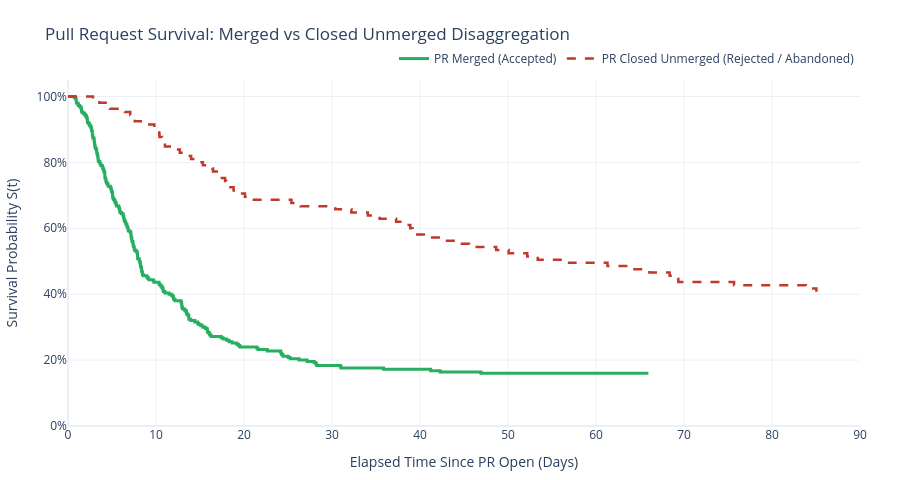

Source (notebook cell):
### Markdown cell above
## Visualization 2: PR Resolution Disaggregation (Merged vs Closed Unmerged)

Directly addresses Cali Dolfi's core conceptual question on the whiteboard:
> *"Should merge be separate?"*

In healthy open-source communities, pull requests that successfully merge follow an active, collaborative turnaround path, whereas pull requests that close unmerged often stall, linger, or sit abandoned before final triage. Disaggregating the curves verifies this divergence.

### Code cell
def plot_pr_merged_vs_unmerged_survival(cohorts: dict, max_days: float = 90.0):
    fig = go.Figure()
    
    km_merged = compute_km_curve(cohorts["pr_merged"][0], cohorts["pr_merged"][1], max_days=max_days)
    km_unmerged = compute_km_curve(cohorts["pr_unmerged"][0], cohorts["pr_unmerged"][1], max_days=max_days)
    
    fig.add_trace(go.Scatter(
        x=km_merged["timeline"],
        y=km_merged["survival"],
        mode="lines",
        line=dict(color="#27AE60", width=3, shape="hv"),
        name="PR Merged (Accepted)",
        hovertemplate="<b>PR Merged</b><br>Elapsed: %{x:.1f}d<br>Survival: %{y:.1%}<extra></extra>"
    ))
    
    fig.add_trace(go.Scatter(
        x=km_unmerged["timeline"],
        y=km_unmerged["survival"],
        mode="lines",
        line=dict(color="#C0392B", width=2.5, shape="hv", dash="dash"),
        name="PR Closed Unmerged (Rejected / Abandoned)",
        hovertemplate="<b>PR Closed Unmerged</b><br>Elapsed: %{x:.1f}d<br>Survival: %{y:.1%}<extra></extra>"
    ))
    
    fig.update_layout(
        title="Pull Request Survival: Merged vs Closed Unmerged Disaggregation",
        xaxis_title="Elapsed Time Since PR Open (Days)",
        yaxis_title="Survival Probability S(t)",
        yaxis=dict(range=[0, 1.05], tickformat=".0%"),
        xaxis=dict(range=[0, max_days]),
        template="plotly_white",
        legend=dict(orientation="h", yanchor="bottom", y=1.02, xanchor="right", x=1),
        margin=dict(l=40, r=40, t=80, b=50),
        height=480
    )
    return fig

fig_pr_compare = plot_pr_merged_vs_unmerged_survival(cohorts)
fig_pr_compare.show()

### Figure 1 — Plotly figure (JSON) as saved in the notebook; plotly's stock layout.template omitted (floating-point values rounded to 4 significant figures; data arrays with more than 128 entries replaced by an {"elided": "..."} marker saying what was removed)
{"data": [{"hovertemplate": "<b>PR Merged</b><br>Elapsed: %{x:.1f}d<br>Survival: %{y:.1%}<extra></extra>", "line": {"color": "#27AE60", "shape": "hv", "width": 3}, "mode": "lines", "name": "PR Merged (Accepted)", "type": "scatter", "x": {"elided": "217 float values"}, "y": {"elided": "217 float values"}}, {"hovertemplate": "<b>PR Closed Unmerged</b><br>Elapsed: %{x:.1f}d<br>Survival: %{y:.1%}<extra></extra>", "line": {"color": "#C0392B", "dash": "dash", "shape": "hv", "width": 2.5}, "mode": "lines", "name": "PR Closed Unmerged (Rejected / Abandoned)", "type": "scatter", "x": [0.0, 2.52, 2.844, 3.569, 4.72, 4.757, 4.944, 5.174, 6.472, 7.073, 7.388, 7.582, 8.855, 9.815, 10.03, 10.37, 10.39, 10.68, 10.81, 11.02, 12.12, 12.7, 13.19, 13.99, 14.61, 15.33, 16.4, 16.48, 16.9, 16.9, 17.85, 17.99, 18.04, 18.82, 19.48, 20.1, 20.61, 25.39, 26.44, 30.38, 32.21, 34.07, 35.41, 37.29, 38.33, 38.89, 39.15, 39.17, 40.92, 42.33, 44.5, 45.57, 48.66, 50.07, 52.03, 52.19, 53.38, 56.94, 61.31, 63.7, 66.07, 68.36, 69.33, 69.35, 75.69, 83.84, 85.04], "y": [1.0, 1.0, 0.9907, 0.9813, 0.972, 0.9626, 0.9626, 0.9626, 0.9531, 0.9436, 0.934, 0.9245, 0.915, 0.9054, 0.8959, 0.8864, 0.8768, 0.8673, 0.8578, 0.8482, 0.8387, 0.8292, 0.8197, 0.8101, 0.8006, 0.7911, 0.7815, 0.772, 0.7625, 0.7529, 0.7434, 0.7339, 0.7243, 0.7148, 0.7053, 0.6958, 0.6862, 0.6767, 0.6672, 0.6576, 0.6481, 0.6386, 0.629, 0.6195, 0.61, 0.6004, 0.5909, 0.5814, 0.5719, 0.5623, 0.5528, 0.5433, 0.5337, 0.5242, 0.5242, 0.5145, 0.5048, 0.4951, 0.4854, 0.4757, 0.466, 0.4562, 0.4465, 0.4368, 0.4271, 0.4174, 0.4077]}], "layout": {"height": 480, "legend": {"orientation": "h", "x": 1, "xanchor": "right", "y": 1.02, "yanchor": "bottom"}, "margin": {"b": 50, "l": 40, "r": 40, "t": 80}, "title": {"text": "Pull Request Survival: Merged vs Closed Unmerged Disaggregation"}, "xaxis": {"range": [0, 90.0], "title": {"text": "Elapsed Time Since PR Open (Days)"}}, "yaxis": {"range": [0, 1.05], "tickformat": ".0%", "title": {"text": "Survival Probability S(t)"}}}}
